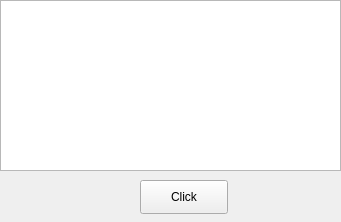
<?xml version="1.0" encoding="UTF-8"?>
<ui version="4.0">
 <class>MainWindow</class>
 <widget class="QMainWindow" name="MainWindow">
  <property name="geometry">
   <rect>
    <x>0</x>
    <y>0</y>
    <width>341</width>
    <height>222</height>
   </rect>
  </property>
  <property name="windowTitle">
   <string>Hello, World!</string>
  </property>
  <widget class="QWidget" name="centralWidget">
   <widget class="QPushButton" name="sendMessage">
    <property name="geometry">
     <rect>
      <x>140</x>
      <y>180</y>
      <width>88</width>
      <height>34</height>
     </rect>
    </property>
    <property name="text">
     <string>Click</string>
    </property>
    <property name="flat">
     <bool>false</bool>
    </property>
   </widget>
   <widget class="QPlainTextEdit" name="message">
    <property name="geometry">
     <rect>
      <x>0</x>
      <y>0</y>
      <width>341</width>
      <height>171</height>
     </rect>
    </property>
   </widget>
  </widget>
 </widget>
 <layoutdefault spacing="6" margin="11"/>
 <resources>
  <include location="resources.qrc"/>
 </resources>
 <connections/>
</ui>
